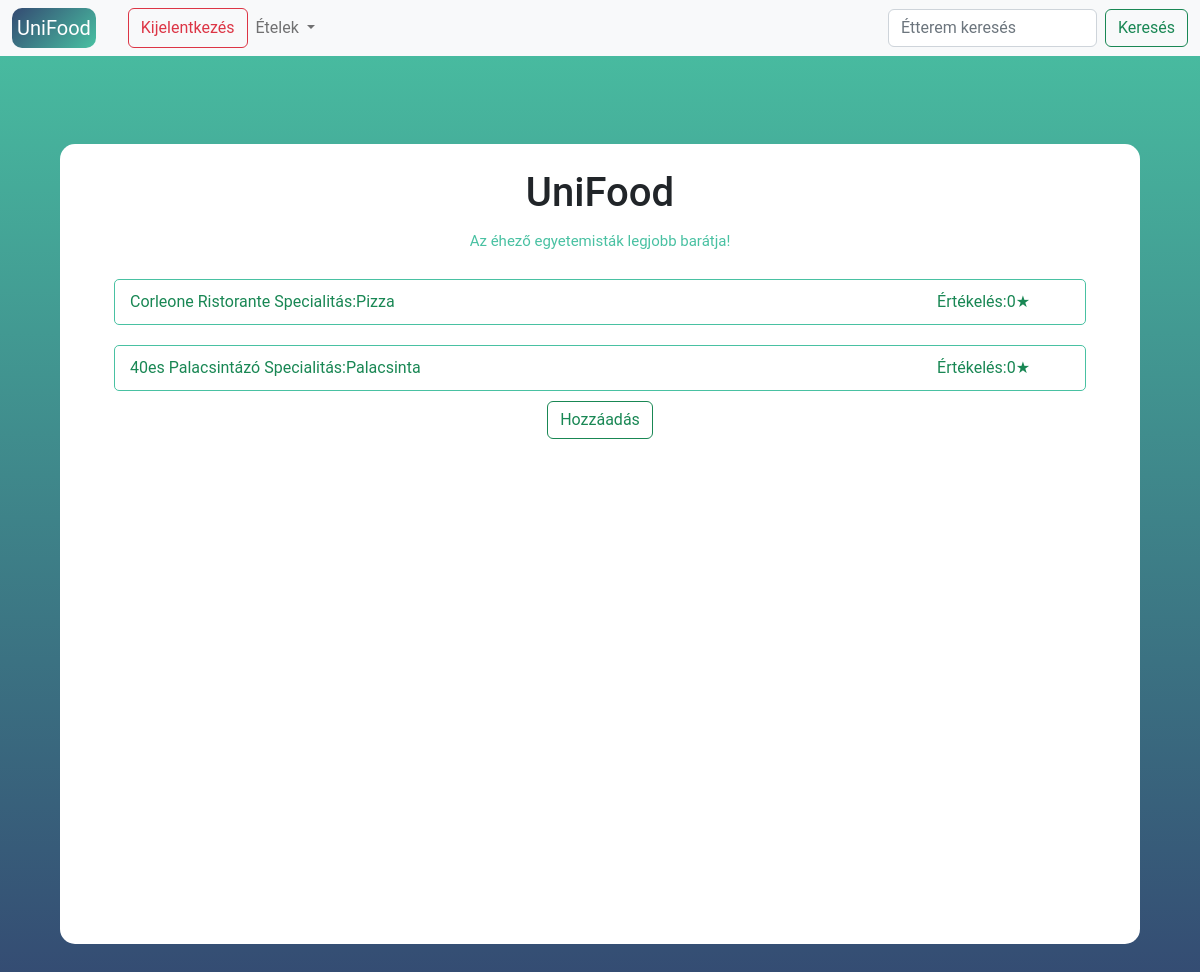
The app's page / (signed in), older data.
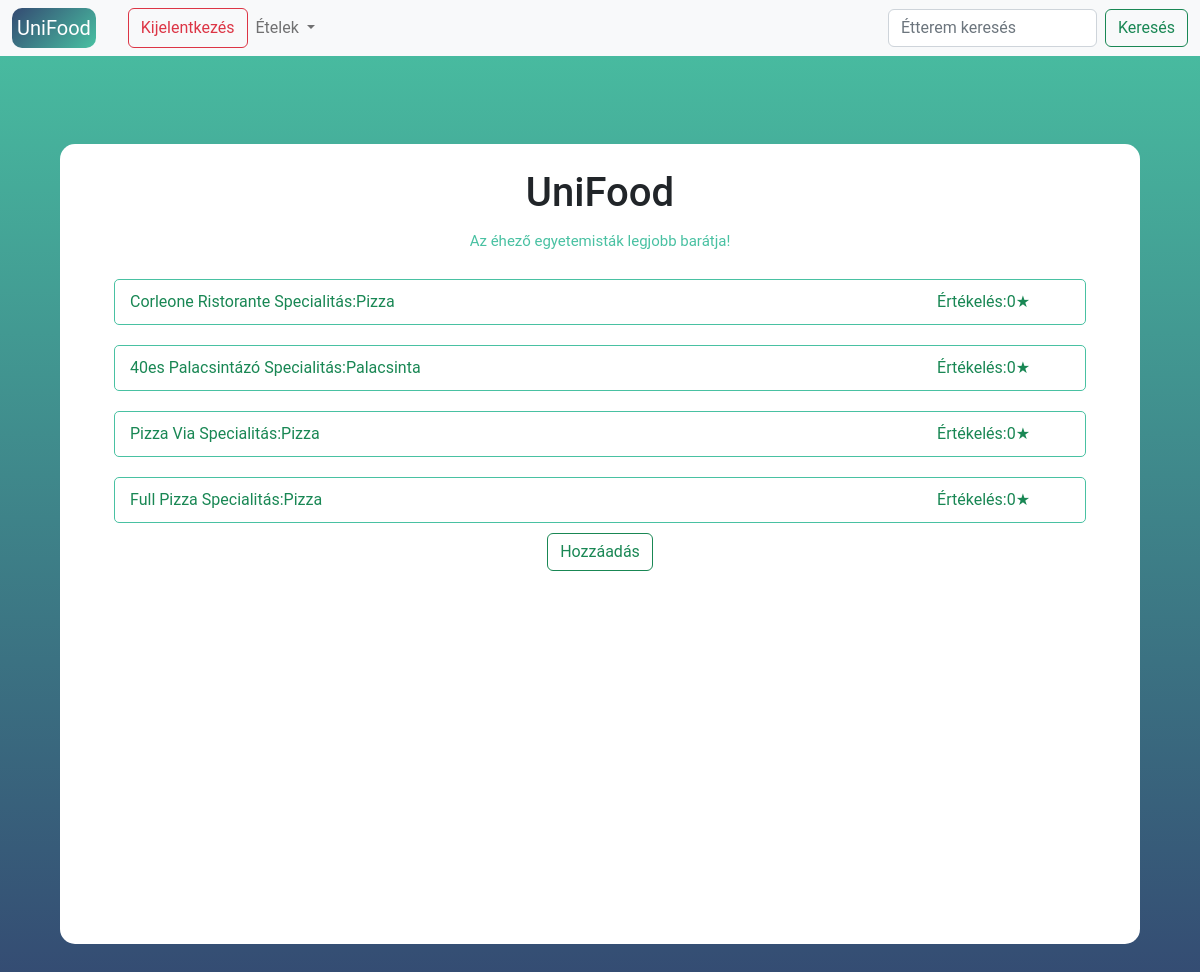
The same page, newer data.
### main.py (models this page shows, shortened)
class Restaurant(Base):
    __tablename__ = "restaurants"
    id = Column("id", Integer, primary_key = True)
    name = Column("name", String)
    type = Column("type", String)
    score = Column("score", Integer)

### main.py (the view)
@app.route("/")
def mainpage():
    if "user" in session:
        session4 = Session()
        rank= str(session4.query(User.rank).filter(session["user"] == User.email).first())
        rank = int(rank[1])
        session4.close()
        session5 = Session()
        restaurants = session5.query(Restaurant).all()
        session5.close()
        return render_template("index.html", rank=rank,search=True, name=session["user"], restaurants=restaurants)
    return render_template("index.html", rank=0,search=True, name="", restaurants=[])

### templates/index.html (shortened to what this page needs)
{% extends "base.html" %}
{% block stylesheet %}
<link rel="stylesheet" href="{{url_for('static',filename='style.css')}}">
{% endblock %}
{% block content %}
<div class="p-sm-0 p-md-3 p-lg-5">
<div class="site-box">
    <h1>UniFood</h1>
    <p class="under-logo-slogan">Az éhező egyetemisták legjobb barátja!</p>
    {% for i in restaurants %}
    <div class="etterem-item btn btn-outline-success" onclick='location.href="/{{i["name"]}}"'>
        <span class="etterem-name">{{i["name"]}}</span>
        <span>Specialitás:{{i["type"]}}</span>
        <span class="etterem-ertekeles">Értékelés:{{i["score"]}}★</span>
    </div>
    {% endfor %}
    {% if rank > -1 %}
    <br>
    <button id="add-restaurant-button" class="btn btn-outline-success" onclick='location.href="/addRestaurant"'>Hozzáadás</button>
    {% endif %}
</div>
</div>
{% endblock %}

### templates/base.html (shortened to what this page needs)
<!DOCTYPE html>
<html lang="en">
<head>
<link href="https://cdn.jsdelivr.net/npm/bootstrap@5.2.2/dist/css/bootstrap.min.css" rel="stylesheet">
    {% block stylesheet %}{% endblock %}
</head>
<body>
    <nav class="navbar navbar-expand-lg bg-light">
        <div class="container-fluid">
          <a class="navbar-brand" href="/">UniFood</a>
          <div class="collapse navbar-collapse" id="navbarSupportedContent">
            <ul class="navbar-nav me-auto mb-2 mb-lg-0">
              <li class="nav-item">
                <a class="nav-link" href="#"></a>
              </li>
              {% if not session["user"] %}
              <li class="nav-item dropdown">
                <a class="nav-link dropdown-toggle" href="#" role="button" data-bs-toggle="dropdown" aria-expanded="false">
                  Bejelentkezés/Regisztráció
                </a>
                <ul class="dropdown-menu">
                  <li><a class="dropdown-item" href="/login">Bejelentkezés</a></li>
                  <li><a class="dropdown-item" href="/register">Regisztráció</a></li>
                </ul>
                {% else %}
                <button id="exit-button" class="btn btn-outline-danger" type="button" onclick='location.href="/logout"'>Kijelentkezés</button>
                {% endif %}
              <li class="nav-item dropdown">
                <a class="nav-link dropdown-toggle" href="#" role="button" data-bs-toggle="dropdown" aria-expanded="false">
                  Ételek
                </a>
              </li>
            </ul>
            {% if session["user"] %}
            <form class="d-flex" role="search">
              <input class="form-control me-2" type="search" placeholder="Étterem keresés" aria-label="Search">
              <button class="btn btn-outline-success" type="submit">Keresés</button>
            </form>
            {% endif %}
          </div>
        </div>
      </nav>
      <div class="container-fluid">
        {% block content %}
        {% endblock %}
      </div>
</body>
</html>

### static/style.css (style rules this page uses)
body { background-image: linear-gradient(-180deg, #49c1a2,#344a72); background-attachment: fixed; font-family: 'Roboto', sans-serif; }
.site-box { width: 100%; height: 800px; background-color: white; margin: auto; margin-top: 40px; text-align: center; padding-top: 10px; border-radius: 15px; }
h1 { text-align: center; padding-top: 15px; }
form { width: 300px; margin-left: 20px; }
form input { width: 100%; padding: 7px; border: none; border: 1px solid gray; border-radius: 6px; outline: none; }
p { text-align: center; padding-top: 20px; font-size: 15px; }
.under-logo-slogan { padding-top: 5px; color: #49c1a2; }
.navbar-brand { background-image: linear-gradient(-45deg, #49c1a2,#344a72); border-radius: 10px; padding:5px 5px 5px 5px; color: white; }
a { color:#49c1a2; text-decoration: none; }
.etterem-item { padding: 10px 5px; width: 90%; height:fit-content; margin: auto; margin-top: 10px; margin-bottom: 10px; text-align: left; border: solid #49c1a2 1px; border-radius: 5px; }
.etterem-name { text-align:left; padding-left:10px; }
.etterem-ertekeles { display: block; float: right; padding-right: 50px; }

Row changes from the older to the newer data that the page shows:
added Restaurant: name "Pizza Via", type "Pizza", score "0"
added Restaurant: name "Full Pizza", type "Pizza", score "0"
